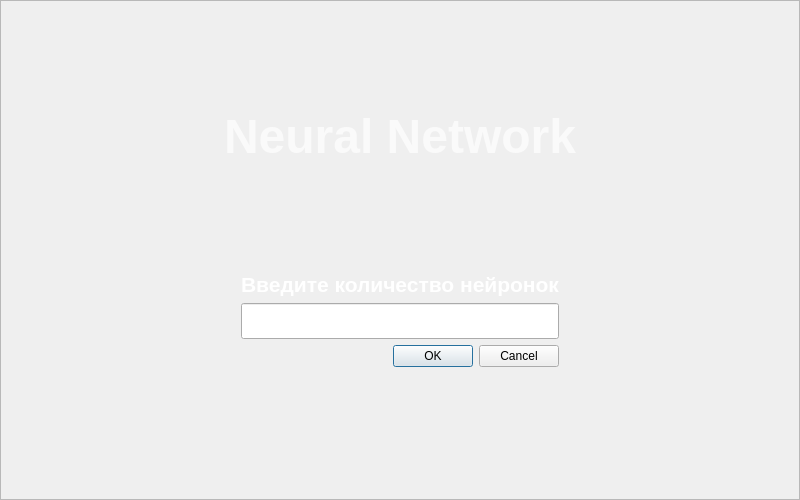
   <widget class="QFrame" name="winalgoritm2">
    <property name="geometry">
     <rect>
      <x>0</x>
      <y>0</y>
      <width>800</width>
      <height>500</height>
     </rect>
    </property>
    <property name="frameShape">
     <enum>QFrame::StyledPanel</enum>
    </property>
    <property name="frameShadow">
     <enum>QFrame::Raised</enum>
    </property>
    <layout class="QGridLayout" name="gridLayout_11">
     <item row="0" column="0">
      <layout class="QGridLayout" name="gridLayout_7">
       <item row="4" column="1">
        <widget class="QLabel" name="title_inform_6">
         <property name="text">
          <string>&lt;html&gt;&lt;head/&gt;&lt;body&gt;&lt;p align=&quot;center&quot;&gt;&lt;span style=&quot; font-size:16pt; font-weight:600; color:#ffffff;&quot;&gt;Введите количество нейронок&lt;/span&gt;&lt;/p&gt;&lt;/body&gt;&lt;/html&gt;</string>
         </property>
        </widget>
       </item>
       <item row="0" column="0" colspan="3">
        <spacer name="verticalSpacer_26">
         <property name="orientation">
          <enum>Qt::Vertical</enum>
         </property>
         <property name="sizeHint" stdset="0">
          <size>
           <width>20</width>
           <height>40</height>
          </size>
         </property>
        </spacer>
       </item>
       <item row="7" column="1">
        <spacer name="verticalSpacer_27">
         <property name="orientation">
          <enum>Qt::Vertical</enum>
         </property>
         <property name="sizeHint" stdset="0">
          <size>
           <width>20</width>
           <height>40</height>
          </size>
         </property>
        </spacer>
       </item>
       <item row="6" column="1">
        <widget class="QDialogButtonBox" name="buttonBox_3">
         <property name="enabled">
          <bool>true</bool>
         </property>
         <property name="font">
          <font>
           <family>MS Shell Dlg 2</family>
           <pointsize>14</pointsize>
           <weight>9</weight>
           <italic>false</italic>
           <bold>false</bold>
          </font>
         </property>
         <property name="cursor">
          <cursorShape>ArrowCursor</cursorShape>
         </property>
         <property name="styleSheet">
          <string notr="true">color: rgb(0, 0, 0);
font: 75 14pt &quot;MS Shell Dlg 2&quot;;</string>
         </property>
         <property name="orientation">
          <enum>Qt::Horizontal</enum>
         </property>
         <property name="standardButtons">
          <set>QDialogButtonBox::Cancel|QDialogButtonBox::Ok</set>
         </property>
         <property name="centerButtons">
          <bool>false</bool>
         </property>
        </widget>
       </item>
       <item row="2" column="0" colspan="3">
        <spacer name="verticalSpacer_25">
         <property name="orientation">
          <enum>Qt::Vertical</enum>
         </property>
         <property name="sizeHint" stdset="0">
          <size>
           <width>20</width>
           <height>40</height>
          </size>
         </property>
        </spacer>
       </item>
       <item row="5" column="1">
        <widget class="QLineEdit" name="colneurals">
         <property name="font">
          <font>
           <pointsize>18</pointsize>
          </font>
         </property>
         <property name="inputMethodHints">
          <set>Qt::ImhNone</set>
         </property>
         <property name="inputMask">
          <string/>
         </property>
         <property name="text">
          <string/>
         </property>
        </widget>
       </item>
       <item row="1" column="0" colspan="3">
        <widget class="QLabel" name="title_NN_7">
         <property name="text">
          <string>&lt;html&gt;&lt;head/&gt;&lt;body&gt;&lt;p align=&quot;center&quot;&gt;&lt;span style=&quot; font-size:36pt; font-weight:600; color:#fafafa;&quot;&gt;Neural Network&lt;/span&gt;&lt;/p&gt;&lt;/body&gt;&lt;/html&gt;</string>
         </property>
        </widget>
       </item>
       <item row="3" column="0" rowspan="8">
        <spacer name="horizontalSpacer_13">
         <property name="orientation">
          <enum>Qt::Horizontal</enum>
         </property>
         <property name="sizeHint" stdset="0">
          <size>
           <width>40</width>
           <height>20</height>
          </size>
         </property>
        </spacer>
       </item>
       <item row="3" column="2" rowspan="9">
        <spacer name="verticalSpacer_28">
         <property name="orientation">
          <enum>Qt::Horizontal</enum>
         </property>
         <property name="sizeHint" stdset="0">
          <size>
           <width>40</width>
           <height>20</height>
          </size>
         </property>
        </spacer>
       </item>
      </layout>
     </item>
    </layout>
   </widget>
